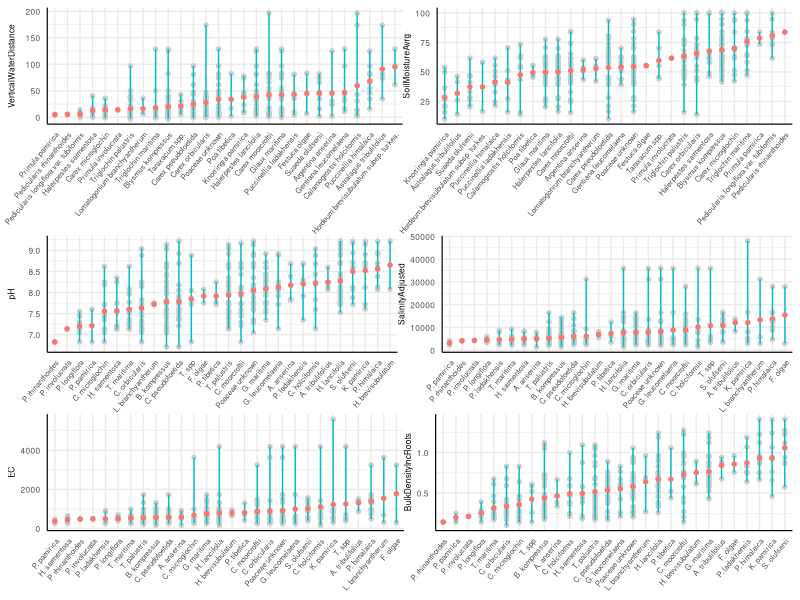
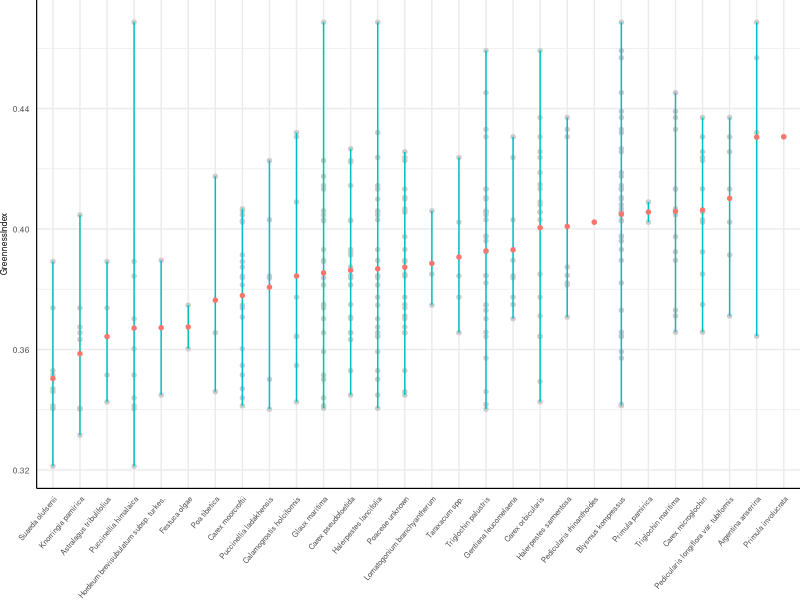
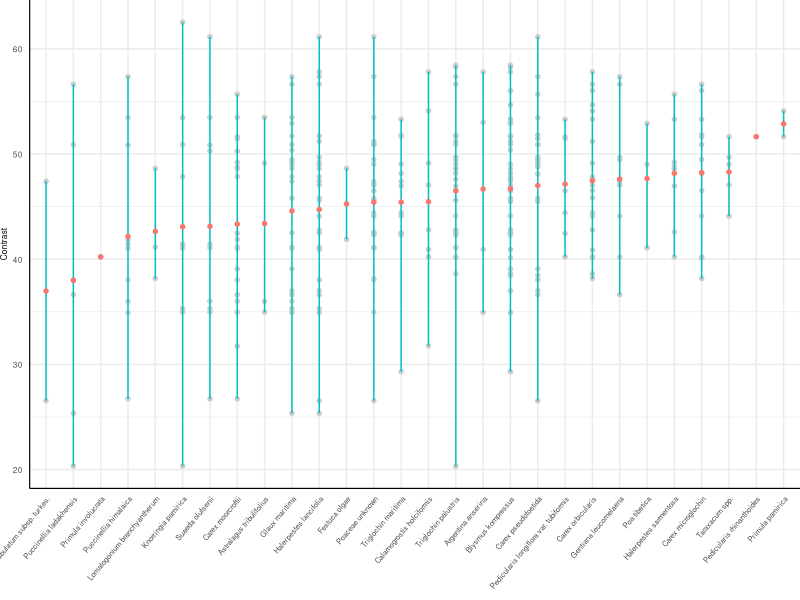
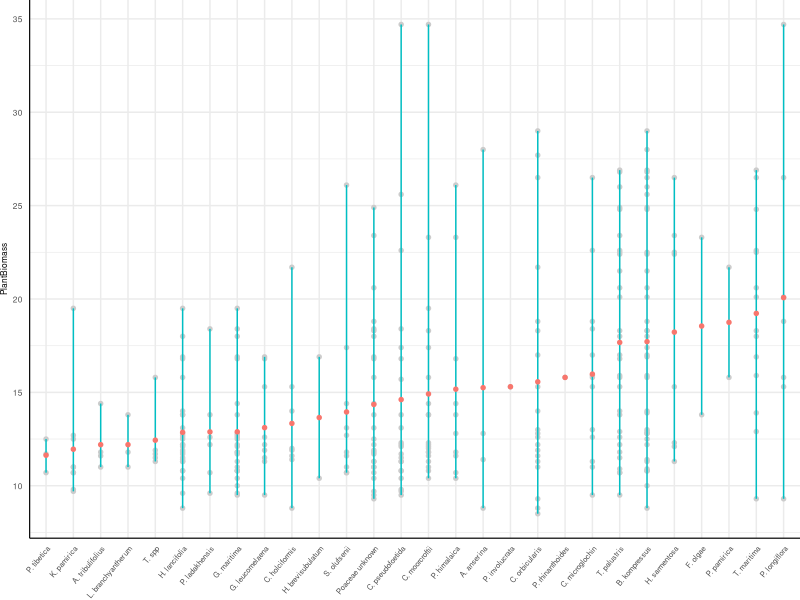
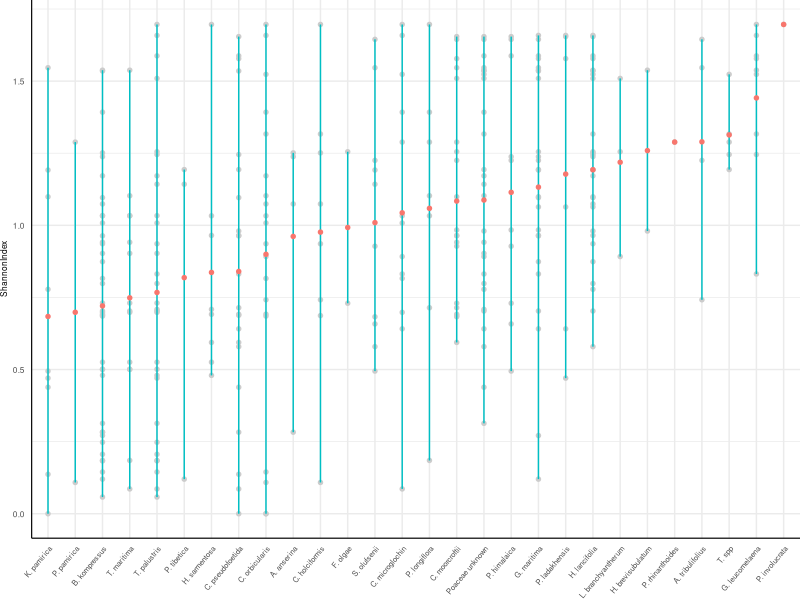
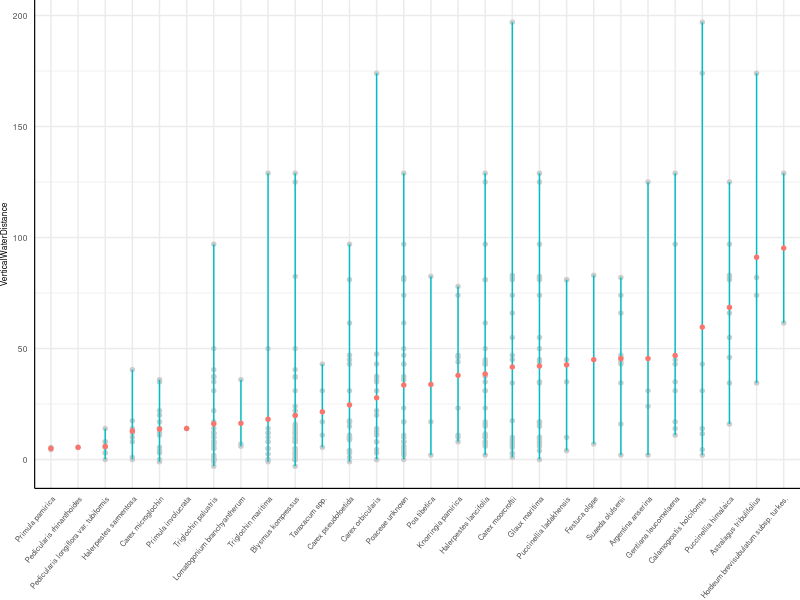
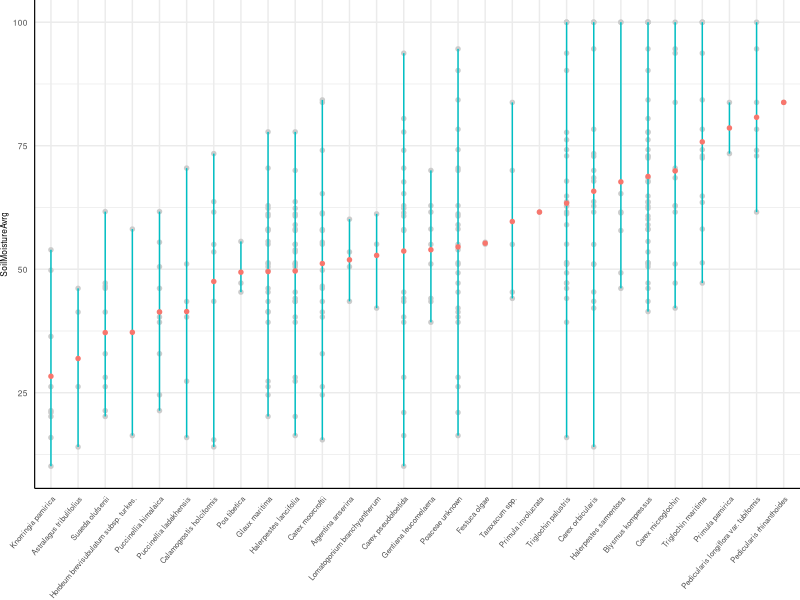
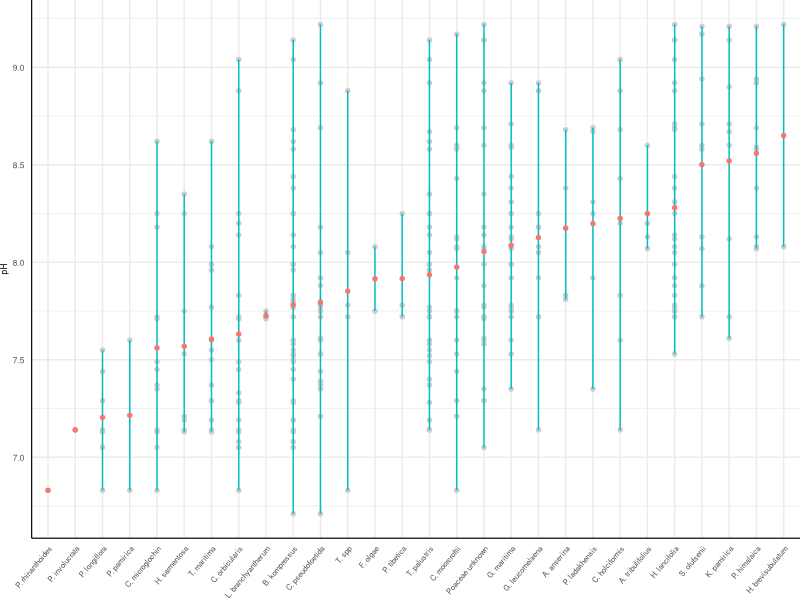

Generate these figures, in order, with R: (Note: this script raises an error after producing the figures.)
### PURPOSE OF THIS SCRIPT:
# Creating figures to visualize the habitat preferences of species

### OUTPUT OF THIS SCRIPT:
# Images containing several graphs of species range data


rm(list = ls()) # Cleaning the environment
# ctrl + L in console will clear everything
try(dev.off(dev.list()["RStudioGD"]), silent = TRUE) # Cleaning plot window (or click broom)

library(ggplot2)
library(dplyr)
library(tidyr)
library(stringr)
library(gridExtra)
library(patchwork)


########################### Importing data

# Load envData and vegData from CSV files, setting the first column as row names
envData <- read.csv("3.TemporaryFiles/envDataWithShannonTransformed.csv")
vegData <- read.csv("3.TemporaryFiles/vegData.csv")
envData <- envData %>%
  rename("Plot" = "X")
vegData <- vegData %>%
  rename("Plot" = "X")

# NOTE: SEE WHICH PLOTS ARE REMOVED AND WHY IN THE SCRIPT WHERE THE DATA IS CLEANED


########################### Function for creating the plots

createPlot <- function(vegetData, environData, envVar, short = FALSE, fontSize = 6) {
  # Reshape species data
  speciesLong <- vegetData %>%
    pivot_longer(cols = -Plot, names_to = "Species", values_to = "Abundance") %>%
    filter(Abundance > 0)
  
  if (short) {
    speciesLong <- speciesLong %>%
      mutate(Species = if_else(
        str_detect(Species, "unknown"), 
        str_replace_all(Species, "\\.([a-zA-Z])", " \\1"), 
        str_replace(Species, "^([A-Za-z])[a-zA-Z]*\\.([a-zA-Z]+).*", "\\1. \\2")
      ))
  } else {
    speciesLong <- speciesLong %>%
      mutate(Species = str_replace_all(Species, "\\.([a-zA-Z])", " \\1"))
  }
  
  # Merge with environmental data
  mergedData <- speciesLong %>%
    left_join(environData, by = "Plot") %>%
    select(Species, Plot, all_of(envVar))
  
  # Calculate the min, max, and mean for each species based on the environmental variable
  meanValuePerSpecies <- mergedData %>%
    group_by(Species) %>%
    summarise(min_envVar = min(!!sym(envVar), na.rm = TRUE), 
              max_envVar = max(!!sym(envVar), na.rm = TRUE), 
              mean_envVar = mean(!!sym(envVar), na.rm = TRUE)) %>%
    arrange(mean_envVar)  # Sort by mean
  
  # Merge the environmental data with mean values for ordering the species
  mergedDataSorted <- mergedData %>%
    left_join(meanValuePerSpecies, by = "Species") %>%
    arrange(mean_envVar)
  
  # Create the plot
  plot <- ggplot(mergedDataSorted, aes(factor(Species, levels = unique(Species)), y = !!sym(envVar))) +
    # Individual measurements of each physical plot
    geom_point(color =  '#CCCCCC', show.legend = FALSE, size = fontSize * 0.2) +
    # Add vertical lines from min to max variable range for each species
    geom_segment(data = meanValuePerSpecies, aes(x = Species, xend = Species, y = min_envVar, yend = max_envVar), color = "#00BFC4") +
    # Add mean environmental variable as a point for each species
    geom_point(data = meanValuePerSpecies, aes(x = Species, y = mean_envVar), color = "#F8766D", size = fontSize * 0.2) +
    # Add labels
    labs(y = envVar, x = NULL) + 
    # Theme specification
    theme_minimal() +
    theme(plot.title = element_text(size = fontSize, face = 'plain', hjust = 0.5), 
          axis.line = element_line(linewidth = 0.4, linetype = "solid", colour = "black"), 
          plot.margin = margin(t = 0, r = 0, b = 0, l = 0),
          axis.title.x = element_text(size = fontSize*.6),  # Axis titles
          axis.title.y = element_text(size = fontSize),  # Axis titles
          axis.text.x = element_text(size = fontSize*.9, angle = 50, hjust = 1),
          axis.text.y = element_text(size = fontSize))
  return(plot)
}


########################### Using the function to create several plots

plot1 <- createPlot(vegData, envData, "VerticalWaterDistance")
plot2 <- createPlot(vegData, envData, "SoilMoistureAvrg")
plot3 <- createPlot(vegData, envData, "pH", TRUE)
plot4 <- createPlot(vegData, envData, "SalinityAdjusted", TRUE)
plot5 <- createPlot(vegData, envData, "EC", TRUE)
plot6 <- createPlot(vegData, envData, "BulkDensityIncRoots", TRUE)

p1 <- createPlot(vegData, envData, "GreennessIndex")
p2 <- createPlot(vegData, envData, "Contrast")
p3 <- createPlot(vegData, envData, "PlantBiomass", TRUE)
p4 <- createPlot(vegData, envData, "ShannonIndex", TRUE)


########################### Saving image

# Arrange the plots in a grid (e.g., 2 rows, 3 columns)
final_plot <- (plot1 | plot2) / (plot3 | plot4) / (plot5 | plot6)
ggsave("4.Results/SpeciesRangesHabitat.pdf", 
       plot = final_plot,
       width = 18.4,
       height = 16.2,
       units = "cm")

# Arrange the plots in a grid (e.g., 2 rows, 3 columns)
final_plot <- (p1 | p2) / (p3 | p4)
ggsave("4.Results/SpeciesRangesOtherVars.pdf", 
       plot = final_plot,
       width = 18.4,
       height = 10.8,
       units = "cm")


